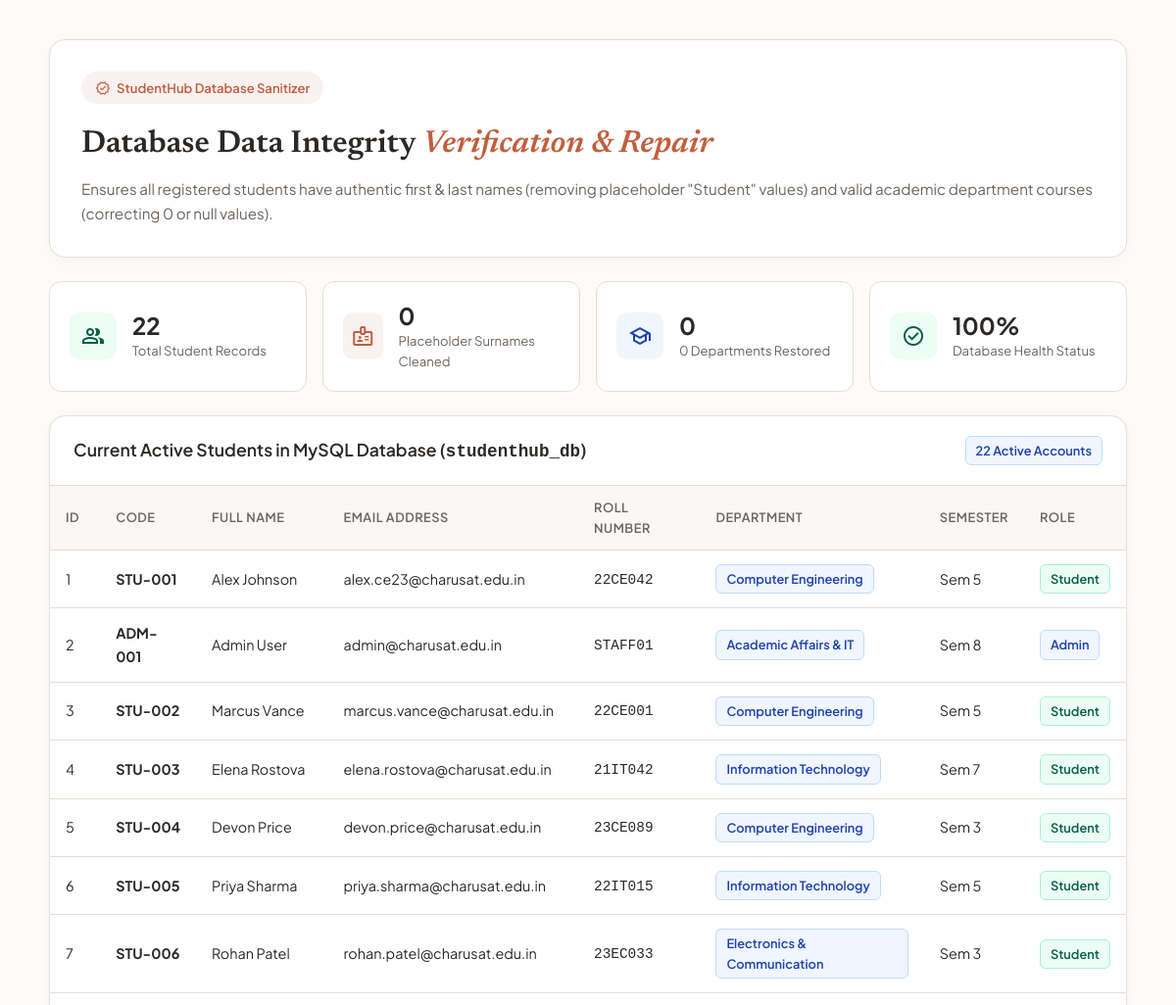
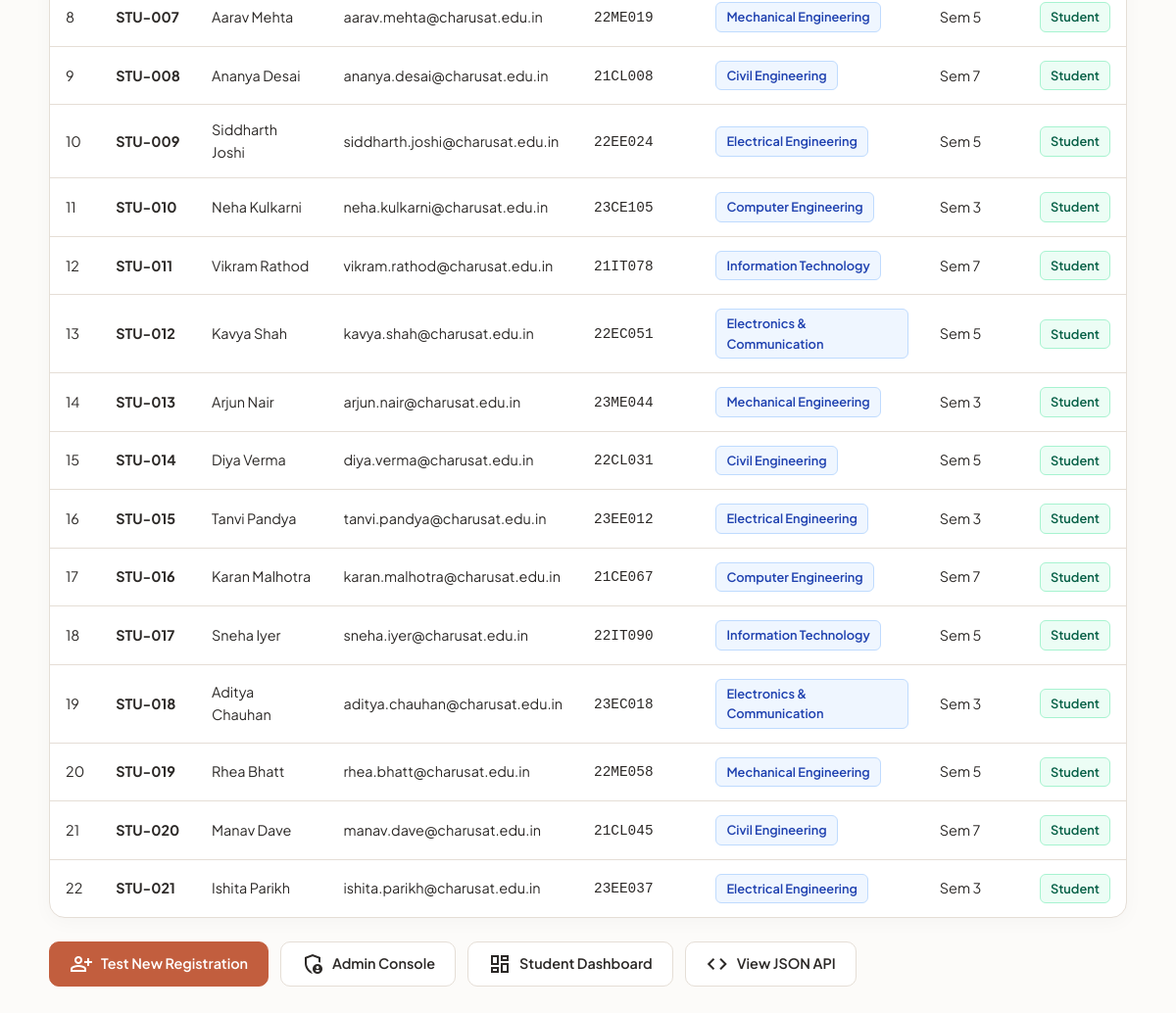
Page /php/fix_student_records.php on the committed database (2 pictures, top to bottom).
### tables this page shows
CREATE TABLE `students` (
    `student_id` INT UNSIGNED NOT NULL AUTO_INCREMENT,
    `student_code` VARCHAR(30) NOT NULL COMMENT 'Unique formatted ID e.g. STU-001, STU-002',
    `first_name` VARCHAR(50) NOT NULL,
    `last_name` VARCHAR(50) NOT NULL,
    `email` VARCHAR(100) NOT NULL,
    `password` VARCHAR(255) NOT NULL COMMENT 'Bcrypt hashed password',
    `roll_number` VARCHAR(30) DEFAULT NULL,
    `department` VARCHAR(50) DEFAULT NULL,
    `semester` TINYINT UNSIGNED DEFAULT 1,
    `phone` VARCHAR(15) DEFAULT NULL,
    `bio` TEXT DEFAULT NULL,
    `profile_image` VARCHAR(255) DEFAULT NULL,
    `role` ENUM('student', 'admin') NOT NULL DEFAULT 'student' COMMENT 'Role-based access control',
    `remember_token` VARCHAR(255) DEFAULT NULL COMMENT 'Hashed SHA256 token for remember-me',
    `last_login` DATETIME DEFAULT NULL COMMENT 'Timestamp of most recent successful login',
    `created_at` TIMESTAMP NOT NULL DEFAULT CURRENT_TIMESTAMP,
    `updated_at` TIMESTAMP NOT NULL DEFAULT CURRENT_TIMESTAMP ON UPDATE CURRENT_TIMESTAMP,
    
    PRIMARY KEY (`student_id`),
    UNIQUE KEY `uq_students_code` (`student_code`),
    UNIQUE KEY `uq_students_email` (`email`),
    UNIQUE KEY `uq_students_roll_number` (`roll_number`),
    INDEX `idx_students_department` (`department`),
    INDEX `idx_students_role` (`role`)
);

### php/db.php (called while the page is built, shortened)
<?php
function repairStudentRecords(PDO $pdo): array {
    $report = ['departments_fixed' => 0, 'names_fixed' => 0, 'details' => []];
    try {
        $check = $pdo->query("SELECT student_id FROM students WHERE department = '0' OR department = '' OR department IS NULL OR LOWER(last_name) = 'student' OR LOWER(last_name) = 'xyz' OR LOWER(last_name) = '' LIMIT 1");
        if (!$check || !$check->fetch()) {
            return $report;
        }
    } catch (Throwable $e) {
    }
    return $report;
}

### php/fix_student_records.php (the view, shortened to what this page needs)
<?php
require_once __DIR__ . '/db.php';
$pdo = getDBConnection(true);
$repairResult = repairStudentRecords($pdo);
$stmt = $pdo->query("SELECT student_id, student_code, first_name, last_name, email, roll_number, department, semester, role, last_login FROM students ORDER BY student_id ASC");
$allStudents = $stmt->fetchAll(PDO::FETCH_ASSOC);
?>
<!DOCTYPE html>
<html lang="en">
<head>
</head>
<body>
    <div class="container">
        <div class="header-card">
            <div class="header-badge">
                <span class="material-symbols-outlined" style="font-size: 1rem;">verified</span>
                <span>StudentHub Database Sanitizer</span>
            </div>
            <h1>Database Data Integrity <em>Verification &amp; Repair</em></h1>
            <p class="subtitle">Ensures all registered students have authentic first &amp; last names (removing placeholder "Student" values) and valid academic department courses (correcting 0 or null values).</p>
        </div>
        <div class="stats-grid">
            <div class="stat-card">
                <div class="stat-icon green">
                    <span class="material-symbols-outlined">group</span>
                </div>
                <div>
                    <div class="stat-val"><?= count($allStudents) ?></div>
                    <div class="stat-label">Total Student Records</div>
                </div>
            </div>
            <div class="stat-card">
                <div class="stat-icon">
                    <span class="material-symbols-outlined">badge</span>
                </div>
                <div>
                    <div class="stat-val"><?= $repairResult['names_fixed'] ?></div>
                    <div class="stat-label">Placeholder Surnames Cleaned</div>
                </div>
            </div>
            <div class="stat-card">
                <div class="stat-icon blue">
                    <span class="material-symbols-outlined">school</span>
                </div>
                <div>
                    <div class="stat-val"><?= $repairResult['departments_fixed'] ?></div>
                    <div class="stat-label">0 Departments Restored</div>
                </div>
            </div>
            <div class="stat-card">
                <div class="stat-icon green">
                    <span class="material-symbols-outlined">check_circle</span>
                </div>
                <div>
                    <div class="stat-val">100%</div>
                    <div class="stat-label">Database Health Status</div>
                </div>
            </div>
        </div>
        <div class="table-card">
            <div class="table-header">
                <div class="table-title">Current Active Students in MySQL Database (<code>studenthub_db</code>)</div>
                <span class="badge badge-dept"><?= count($allStudents) ?> Active Accounts</span>
            </div>
            <div style="overflow-x: auto;">
                <table>
                    <thead>
                        <tr>
                            <th>ID</th>
                            <th>Code</th>
                            <th>Full Name</th>
                            <th>Email Address</th>
                            <th>Roll Number</th>
                            <th>Department</th>
                            <th>Semester</th>
                            <th>Role</th>
                        </tr>
                    </thead>
                    <tbody>
                        <?php foreach ($allStudents as $row): ?>
                        <tr>
                            <td><?= (int)$row['student_id'] ?></td>
                            <td><strong><?= htmlspecialchars($row['student_code']) ?></strong></td>
                            <td><?= htmlspecialchars($row['first_name'] . ' ' . $row['last_name']) ?></td>
                            <td><?= htmlspecialchars($row['email']) ?></td>
                            <td><code><?= htmlspecialchars($row['roll_number']) ?></code></td>
                            <td><span class="badge badge-dept"><?= htmlspecialchars($row['department']) ?></span></td>
                            <td>Sem <?= (int)$row['semester'] ?></td>
                            <td><span class="badge <?= $row['role'] === 'admin' ? 'badge-dept' : 'badge-success' ?>"><?= htmlspecialchars(ucfirst($row['role'])) ?></span></td>
                        </tr>
                        <?php endforeach; ?>
                    </tbody>
                </table>
            </div>
        </div>
        <div class="actions">
            <a href="../page/register.html" class="btn btn-primary">
                <span class="material-symbols-outlined">person_add</span>
                <span>Test New Registration</span>
            </a>
            <a href="../admin/admin.html" class="btn btn-outline">
                <span class="material-symbols-outlined">admin_panel_settings</span>
                <span>Admin Console</span>
            </a>
            <a href="../page/student-dashboard.html" class="btn btn-outline">
                <span class="material-symbols-outlined">dashboard</span>
                <span>Student Dashboard</span>
            </a>
            <a href="fix_student_records.php?format=json" class="btn btn-outline" target="_blank">
                <span class="material-symbols-outlined">code</span>
                <span>View JSON API</span>
            </a>
        </div>
    </div>
</body>
</html>

### php/fix_student_records.php (style rules this page uses)
:root { --bg-canvas: #fcfbf9; --card-bg: #ffffff; --text-main: #2b2826; --text-muted: #6b645f; --terracotta: #c25e3e; --terracotta-dark: #a44a2d; --terracotta-soft: rgba(194, 94, 62, 0.08); --border-color: #e5ded6; --success-bg: #ecfdf5; --success-text: #065f46; --success-border: #a7f3d0; --info-bg: #eff6ff; --info-text: #1e40af; --info-border: #bfdbfe; }
* { box-sizing: border-box; margin: 0; padding: 0; }
body { font-family: 'Plus Jakarta Sans', system-ui, -apple-system, sans-serif; background-color: var(--bg-canvas); color: var(--text-main); padding: 40px 20px; line-height: 1.6; }
.container { max-width: 1100px; margin: 0 auto; }
.header-card { background: var(--card-bg); border: 1px solid var(--border-color); border-radius: 16px; padding: 32px; margin-bottom: 24px; box-shadow: 0 4px 20px rgba(0, 0, 0, 0.03); }
.header-badge { display: inline-flex; align-items: center; gap: 6px; padding: 6px 14px; background: var(--terracotta-soft); color: var(--terracotta); border-radius: 9999px; font-size: 0.82rem; font-weight: 600; margin-bottom: 16px; }
h1 { font-family: 'Newsreader', Georgia, serif; font-size: 2rem; font-weight: 600; color: var(--text-main); margin-bottom: 8px; }
h1 em { font-style: italic; color: var(--terracotta); }
.subtitle { color: var(--text-muted); font-size: 0.95rem; }
.stats-grid { display: grid; grid-template-columns: repeat(auto-fit, minmax(220px, 1fr)); gap: 16px; margin-bottom: 24px; }
.stat-card { background: var(--card-bg); border: 1px solid var(--border-color); border-radius: 12px; padding: 20px; display: flex; align-items: center; gap: 16px; }
.stat-icon { width: 48px; height: 48px; border-radius: 10px; display: flex; align-items: center; justify-content: center; background: var(--terracotta-soft); color: var(--terracotta); }
.stat-icon.green { background: var(--success-bg); color: var(--success-text); }
.stat-icon.blue { background: var(--info-bg); color: var(--info-text); }
.stat-val { font-size: 1.5rem; font-weight: 700; color: var(--text-main); line-height: 1.2; }
.stat-label { font-size: 0.82rem; color: var(--text-muted); }
.table-card { background: var(--card-bg); border: 1px solid var(--border-color); border-radius: 16px; overflow: hidden; box-shadow: 0 4px 20px rgba(0, 0, 0, 0.03); margin-bottom: 24px; }
.table-header { padding: 20px 24px; border-bottom: 1px solid var(--border-color); display: flex; justify-content: space-between; align-items: center; flex-wrap: wrap; gap: 12px; }
.table-title { font-size: 1.1rem; font-weight: 600; }
table { width: 100%; border-collapse: collapse; text-align: left; font-size: 0.9rem; }
th { background: #faf7f4; padding: 12px 16px; font-weight: 600; color: var(--text-muted); border-bottom: 1px solid var(--border-color); font-size: 0.8rem; text-transform: uppercase; letter-spacing: 0.04em; }
td { padding: 14px 16px; border-bottom: 1px solid var(--border-color); color: var(--text-main); }
tr:last-child td { border-bottom: none; }
.badge { display: inline-block; padding: 4px 10px; border-radius: 6px; font-size: 0.8rem; font-weight: 600; }
.badge-dept { background: var(--info-bg); color: var(--info-text); border: 1px solid var(--info-border); }
.badge-success { background: var(--success-bg); color: var(--success-text); border: 1px solid var(--success-border); }
.actions { display: flex; gap: 12px; flex-wrap: wrap; margin-top: 24px; }
.btn { display: inline-flex; align-items: center; gap: 8px; padding: 10px 20px; border-radius: 10px; font-size: 0.9rem; font-weight: 600; text-decoration: none; transition: all 0.2s ease; cursor: pointer; }
.btn-primary { background: var(--terracotta); color: #ffffff; border: 1px solid var(--terracotta); }
.btn-outline { background: #ffffff; color: var(--text-main); border: 1px solid var(--border-color); }

### rows in the picture
students: student_id "1", student_code "STU-001", first_name+last_name "Alex Johnson", email "alex.ce23@charusat.edu.in", roll_number "22CE042", department "Computer Engineering", semester "5", role "Student"
students: student_id "2", student_code "ADM-001", first_name+last_name "Admin User", email "admin@charusat.edu.in", roll_number "STAFF01", department "Academic Affairs & IT", semester "8", role "Admin"
students: student_id "3", student_code "STU-002", first_name+last_name "Marcus Vance", email "marcus.vance@charusat.edu.in", roll_number "22CE001", department "Computer Engineering", semester "5", role "Student"
students: student_id "4", student_code "STU-003", first_name+last_name "Elena Rostova", email "elena.rostova@charusat.edu.in", roll_number "21IT042", department "Information Technology", semester "7", role "Student"
students: student_id "5", student_code "STU-004", first_name+last_name "Devon Price", email "devon.price@charusat.edu.in", roll_number "23CE089", department "Computer Engineering", semester "3", role "Student"
students: student_id "6", student_code "STU-005", first_name+last_name "Priya Sharma", email "priya.sharma@charusat.edu.in", roll_number "22IT015", department "Information Technology", semester "5", role "Student"
students: student_id "7", student_code "STU-006", first_name+last_name "Rohan Patel", email "rohan.patel@charusat.edu.in", roll_number "23EC033", department "Electronics & Communication", semester "3", role "Student"
students: student_id "8", student_code "STU-007", first_name+last_name "Aarav Mehta", email "aarav.mehta@charusat.edu.in", roll_number "22ME019", department "Mechanical Engineering", semester "5", role "Student"
students: student_id "9", student_code "STU-008", first_name+last_name "Ananya Desai", email "ananya.desai@charusat.edu.in", roll_number "21CL008", department "Civil Engineering", semester "7", role "Student"
students: student_id "10", student_code "STU-009", first_name+last_name "Siddharth Joshi", email "siddharth.joshi@charusat.edu.in", roll_number "22EE024", department "Electrical Engineering", semester "5", role "Student"
students: student_id "11", student_code "STU-010", first_name+last_name "Neha Kulkarni", email "neha.kulkarni@charusat.edu.in", roll_number "23CE105", department "Computer Engineering", semester "3", role "Student"
students: student_id "12", student_code "STU-011", first_name+last_name "Vikram Rathod", email "vikram.rathod@charusat.edu.in", roll_number "21IT078", department "Information Technology", semester "7", role "Student"
students: student_id "13", student_code "STU-012", first_name+last_name "Kavya Shah", email "kavya.shah@charusat.edu.in", roll_number "22EC051", department "Electronics & Communication", semester "5", role "Student"
students: student_id "14", student_code "STU-013", first_name+last_name "Arjun Nair", email "arjun.nair@charusat.edu.in", roll_number "23ME044", department "Mechanical Engineering", semester "3", role "Student"
students: student_id "15", student_code "STU-014", first_name+last_name "Diya Verma", email "diya.verma@charusat.edu.in", roll_number "22CL031", department "Civil Engineering", semester "5", role "Student"
students: student_id "16", student_code "STU-015", first_name+last_name "Tanvi Pandya", email "tanvi.pandya@charusat.edu.in", roll_number "23EE012", department "Electrical Engineering", semester "3", role "Student"
students: student_id "17", student_code "STU-016", first_name+last_name "Karan Malhotra", email "karan.malhotra@charusat.edu.in", roll_number "21CE067", department "Computer Engineering", semester "7", role "Student"
students: student_id "18", student_code "STU-017", first_name+last_name "Sneha Iyer", email "sneha.iyer@charusat.edu.in", roll_number "22IT090", department "Information Technology", semester "5", role "Student"
students: student_id "19", student_code "STU-018", first_name+last_name "Aditya Chauhan", email "aditya.chauhan@charusat.edu.in", roll_number "23EC018", department "Electronics & Communication", semester "3", role "Student"
students: student_id "20", student_code "STU-019", first_name+last_name "Rhea Bhatt", email "rhea.bhatt@charusat.edu.in", roll_number "22ME058", department "Mechanical Engineering", semester "5", role "Student"
students: student_id "21", student_code "STU-020", first_name+last_name "Manav Dave", email "manav.dave@charusat.edu.in", roll_number "21CL045", department "Civil Engineering", semester "7", role "Student"
students: student_id "22", student_code "STU-021", first_name+last_name "Ishita Parikh", email "ishita.parikh@charusat.edu.in", roll_number "23EE037", department "Electrical Engineering", semester "3", role "Student"

### other values in the picture
count($allStudents) "22"
$repairResult['names_fixed'] "0"
$repairResult['departments_fixed'] "0"
